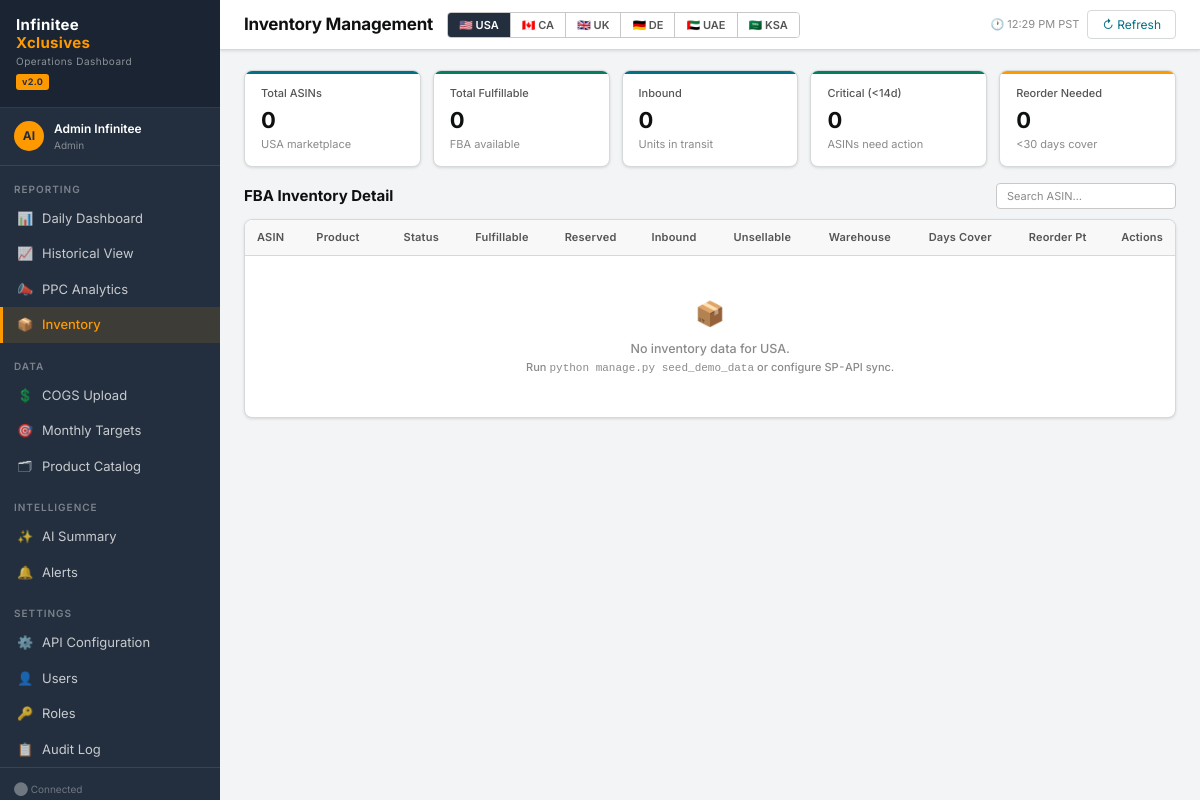
Page /dashboard/inventory/ (signed in) on the committed database.
### apps/users/models.py (models this page shows, shortened)
class User(AbstractBaseUser, PermissionsMixin):
    email        = models.EmailField(unique=True)
    first_name   = models.CharField(max_length=64)
    last_name    = models.CharField(max_length=64)
    role         = models.ForeignKey(Role, on_delete=models.PROTECT,
                                     null=True, blank=True,
                                     related_name='users')
    is_active    = models.BooleanField(default=True)
    is_staff     = models.BooleanField(default=False)
    avatar       = models.ImageField(upload_to='avatars/', null=True, blank=True)
    timezone     = models.CharField(max_length=64, default='America/Los_Angeles')
    phone        = models.CharField(max_length=20, blank=True)
    created_at   = models.DateTimeField(auto_now_add=True)
    updated_at   = models.DateTimeField(auto_now=True)
    last_login_ip = models.GenericIPAddressField(null=True, blank=True)
    login_count  = models.PositiveIntegerField(default=0)
    allowed_marketplaces = models.JSONField(
        default=list,
        help_text='Empty list = all marketplaces allowed'
    )
    USERNAME_FIELD  = 'email'
    REQUIRED_FIELDS = ['first_name', 'last_name']
    objects = UserManager()
    class Meta:
        db_table = 'ix_users'
        ordering = ['email']
    @property
    def full_name(self):
        return f'{self.first_name} {self.last_name}'.strip()
    def has_perm_flag(self, flag: str) -> bool:
        if self.is_superuser:
            return True
        if not self.role:
            return False
        return getattr(self.role, flag, False)
    def can_access_marketplace(self, mp: str) -> bool:
        if self.is_superuser:
            return True
        if not self.allowed_marketplaces:
            return True          # empty = all
        return mp in self.allowed_marketplaces

### apps/dashboard/views_inventory.py (the view)
# urls.py: path('inventory/',               vi.inventory,          name='inventory'),
@login_required
@permission_required('can_view_inventory')
def inventory(request):
    mp = request.GET.get('mp', 'usa')
    if not request.user.can_access_marketplace(mp):
        mp = (request.user.allowed_marketplaces or ['usa'])[0]
    today    = date.today()
    allowed  = request.user.allowed_marketplaces or list(settings.AMAZON_MARKETPLACES.keys())
    base_snapshots = (
        InventorySnapshot.objects
        .filter(product__marketplace=mp)
        .select_related('product')
    )
    latest_snapshots = base_snapshots.filter(date=today).order_by('product__asin')
    if not latest_snapshots.exists():
        latest_date_subquery = (
            InventorySnapshot.objects
            .filter(product=OuterRef('product'))
            .order_by('-date')
            .values('date')[:1]
        )
        latest_snapshots = (
            base_snapshots
            .annotate(_latest_date=Subquery(latest_date_subquery))
            .filter(date=F('_latest_date'))
            .order_by('product__asin')
        )
    alert_counts = {
        'stockout':  sum(1 for s in latest_snapshots if s.stock_alert == 'stockout'),
        'critical':  sum(1 for s in latest_snapshots if s.stock_alert == 'critical'),
        'low':       sum(1 for s in latest_snapshots if s.stock_alert == 'low'),
        'ok':        sum(1 for s in latest_snapshots if s.stock_alert == 'ok'),
    }
    reorder_needed = [s for s in latest_snapshots if float(s.days_cover) < 30]
    inbound_total = sum(s.afn_inbound_working + s.afn_inbound_shipped + s.afn_inbound_receiving
                        for s in latest_snapshots)
    ctx = {
        'snapshots':        latest_snapshots,
        'alert_counts':     alert_counts,
        'reorder_needed':   reorder_needed,
        'inbound_total':    inbound_total,
        'marketplace':      mp,
        'allowed_marketplaces': allowed,
        'today':            today,
    }
    return render(request, 'dashboard/inventory.html', ctx)

### apps/core/context_processors.py (called while the page is built)
def global_context(request):
    ctx = {
        'APP_VERSION': '2.0',
        'MARKETPLACES': list(settings.AMAZON_MARKETPLACES.keys()),
    }
    if request.user.is_authenticated and request.user.role:
        ctx['user_role'] = request.user.role
    return ctx

### apps/core/templatetags/ix_tags.py (called while the page is built)
@register.filter
def has_perm(user, flag):
    if not user or not user.is_authenticated:
        return False
    return user.has_perm_flag(flag)

### templates/dashboard/inventory.html (shortened to what this page needs)
{% extends "base/base.html" %}
{% block nav_inventory %}active{% endblock %}
{% block page_title %}Inventory Management{% endblock %}
{% block topbar_controls %}
<div class="mp-selector">
  {% for mp in allowed_marketplaces %}
  <button class="mp-btn {% if mp == marketplace %}active{% endif %}"
          onclick="location.href='?mp={{ mp }}'">
    {% if mp == 'usa' %}🇺🇸 USA{% elif mp == 'ca' %}🇨🇦 CA{% elif mp == 'uk' %}🇬🇧 UK
    {% elif mp == 'de' %}🇩🇪 DE{% elif mp == 'ae' %}🇦🇪 UAE{% elif mp == 'sa' %}🇸🇦 KSA
    {% else %}{{ mp|upper }}{% endif %}
  </button>
  {% endfor %}
</div>
{% endblock %}
{% block topbar_actions %}
<button class="btn btn-ghost" onclick="doRefresh()">↻ Refresh</button>
{% endblock %}
{% block content %}
<div class="kpi-grid" style="grid-template-columns:repeat(5,1fr);margin-bottom:16px">
  <div class="kpi-card blue">
    <div class="kpi-label">Total ASINs</div>
    <div class="kpi-val">{{ snapshots|length }}</div>
    <div class="kpi-sub text-muted">{{ marketplace|upper }} marketplace</div>
  </div>
  <div class="kpi-card green">
    <div class="kpi-label">Total Fulfillable</div>
    <div class="kpi-val">{{ snapshots|length|default:0 }}</div>
    <div class="kpi-sub text-muted">FBA available</div>
  </div>
  <div class="kpi-card cyan">
    <div class="kpi-label">Inbound</div>
    <div class="kpi-val">{{ inbound_total }}</div>
    <div class="kpi-sub text-muted">Units in transit</div>
  </div>
  <div class="kpi-card {% if alert_counts.critical > 0 %}red{% else %}green{% endif %}">
    <div class="kpi-label">Critical (&lt;14d)</div>
    <div class="kpi-val">{{ alert_counts.critical }}</div>
    <div class="kpi-sub text-muted">ASINs need action</div>
  </div>
  <div class="kpi-card gold">
    <div class="kpi-label">Reorder Needed</div>
    <div class="kpi-val">{{ reorder_needed|length }}</div>
    <div class="kpi-sub text-muted">&lt;30 days cover</div>
  </div>
</div>
<div style="display:flex;align-items:center;justify-content:space-between;margin-bottom:10px">
  <div class="section-title">FBA Inventory Detail</div>
  <input type="text" class="form-control" style="width:180px;padding:5px 10px;font-size:11px"
         placeholder="Search ASIN…" oninput="filterTable(this.value)">
</div>
<div class="table-wrap">
  <table id="invTable">
    <thead>
      <tr>
        <th style="text-align:left">ASIN</th>
        <th style="text-align:left">Product</th>
        <th>Status</th>
        <th>Fulfillable</th>
        <th>Reserved</th>
        <th>Inbound</th>
        <th>Unsellable</th>
        <th>Warehouse</th>
        <th>Days Cover</th>
        <th>Reorder Pt</th>
        <th>Actions</th>
      </tr>
    </thead>
    <tbody>
      {% for snap in snapshots %}
      <tr data-pk="{{ snap.product.pk }}">
        <td class="mono">{{ snap.product.asin }}</td>
        <td style="text-align:left;color:var(--text2);max-width:180px;overflow:hidden;text-overflow:ellipsis;white-space:nowrap">
          {{ snap.product.title }}
        </td>
        <td>
          {% if snap.stock_alert == 'stockout' %}
            <span class="badge badge-red">STOCKOUT</span>
          {% elif snap.stock_alert == 'critical' %}
            <span class="badge badge-red">CRITICAL</span>
          {% elif snap.stock_alert == 'low' %}
            <span class="badge badge-gold">LOW</span>
          {% else %}
            <span class="badge badge-green">OK</span>
          {% endif %}
        </td>
        <td><b>{{ snap.afn_fulfillable }}</b></td>
        <td style="color:var(--text3)">{{ snap.afn_reserved }}</td>
        <td style="color:var(--cyan)">
          {{ snap.afn_inbound_working|add:snap.afn_inbound_shipped|add:snap.afn_inbound_receiving }}
        </td>
        <td style="color:var(--red)">{{ snap.afn_unsellable }}</td>
        <td>
          <span class="editable-wh" data-pk="{{ snap.product.pk }}">{{ snap.warehouse_stock }}</span>
        </td>
        <td>
          <span class="{% if snap.days_cover < 14 %}dn{% elif snap.days_cover < 30 %}neutral{% else %}up{% endif %}">
            {{ snap.days_cover|floatformat:0 }}d
          </span>
        </td>
        <td class="mono" style="font-size:10px;color:var(--text3)">{{ snap.reorder_point }}</td>
        <td>
          <button class="btn btn-ghost btn-sm" onclick="showHistory({{ snap.product.pk }}, '{{ snap.product.asin }}')">
            Trend
          </button>
        </td>
      </tr>
      {% empty %}
      <tr><td colspan="11" style="text-align:center;padding:40px;color:var(--text3)">
        <div style="font-size:24px;margin-bottom:8px">📦</div>
        No inventory data for {{ marketplace|upper }}.<br>
        <span style="font-size:11px">Run <code>python manage.py seed_demo_data</code> or configure SP-API sync.</span>
      </td></tr>
      {% endfor %}
    </tbody>
  </table>
</div>
{% endblock %}

### templates/base/base.html (shortened to what this page needs)
{% load ix_tags %}<!DOCTYPE html>
<html lang="en">
<head>
</head>
<body>
{% if user.is_authenticated %}
<aside class="sidebar">
  <div class="brand">
    <div class="brand-logo">Infinitee<br><span>Xclusives</span></div>
    <div class="brand-sub">Operations Dashboard</div>
    <div class="brand-badge">v2.0</div>
  </div>
  <div class="sidebar-user">
    <div class="sidebar-avatar">{{ user.first_name.0 }}{{ user.last_name.0 }}</div>
    <div>
      <div class="sidebar-uname">{{ user.full_name }}</div>
      <div class="sidebar-urole">{{ user.role.name|default:"Admin" }}</div>
    </div>
  </div>
  <div class="nav-section">Reporting</div>
  <a href="{% url 'dashboard:index' %}" class="nav-item {% block nav_dashboard %}{% endblock %}">
    <span class="nav-icon">📊</span> Daily Dashboard
  </a>
  {% if user|has_perm:'can_view_historical' %}
  <a href="{% url 'dashboard:historical' %}" class="nav-item {% block nav_history %}{% endblock %}">
    <span class="nav-icon">📈</span> Historical View
  </a>
  {% endif %}
  {% if user|has_perm:'can_view_ppc' %}
  <a href="{% url 'dashboard:ppc' %}" class="nav-item {% block nav_ppc %}{% endblock %}">
    <span class="nav-icon">📣</span> PPC Analytics
  </a>
  {% endif %}
  {% if user|has_perm:'can_view_inventory' %}
  <a href="{% url 'dashboard:inventory' %}" class="nav-item {% block nav_inventory %}{% endblock %}">
    <span class="nav-icon">📦</span> Inventory
  </a>
  {% endif %}
  <div class="nav-section">Data</div>
  {% if user|has_perm:'can_manage_cogs' %}
  <a href="{% url 'dashboard:cogs' %}" class="nav-item {% block nav_cogs %}{% endblock %}">
    <span class="nav-icon">💲</span> COGS Upload
  </a>
  {% endif %}
  {% if user|has_perm:'can_manage_targets' %}
  <a href="{% url 'dashboard:targets' %}" class="nav-item {% block nav_targets %}{% endblock %}">
    <span class="nav-icon">🎯</span> Monthly Targets
  </a>
  {% endif %}
  {% if user|has_perm:'can_manage_catalog' %}
  <a href="{% url 'dashboard:catalog' %}" class="nav-item {% block nav_catalog %}{% endblock %}">
    <span class="nav-icon">🗂</span> Product Catalog
  </a>
  {% endif %}
  <div class="nav-section">Intelligence</div>
  {% if user|has_perm:'can_generate_ai_summary' %}
  <a href="{% url 'dashboard:summary' %}" class="nav-item {% block nav_summary %}{% endblock %}">
    <span class="nav-icon">✨</span> AI Summary
  </a>
  {% endif %}
  <a href="{% url 'dashboard:alerts' %}" class="nav-item {% block nav_alerts %}{% endblock %}" id="alertsNavItem">
    <span class="nav-icon">🔔</span> Alerts
  </a>
  {% if user|has_perm:'can_configure_api' %}
  <div class="nav-section">Settings</div>
  <a href="{% url 'amazon_api:list' %}" class="nav-item {% block nav_api %}{% endblock %}">
    <span class="nav-icon">⚙️</span> API Configuration
  </a>
  {% endif %}
  {% if user|has_perm:'can_manage_users' %}
  <a href="{% url 'users:list' %}" class="nav-item {% block nav_users %}{% endblock %}">
    <span class="nav-icon">👤</span> Users
  </a>
  <a href="{% url 'users:roles' %}" class="nav-item {% block nav_roles %}{% endblock %}">
    <span class="nav-icon">🔑</span> Roles
  </a>
  {% endif %}
  {% if user|has_perm:'can_view_audit_log' %}
  <a href="{% url 'users:audit' %}" class="nav-item {% block nav_audit %}{% endblock %}">
    <span class="nav-icon">📋</span> Audit Log
  </a>
  {% endif %}
  <div class="sidebar-footer">
    <div id="sidebarStatus" style="margin-bottom:6px">⬤ Connected</div>
  </div>
</aside>
<main class="main">
  <div class="topbar">
    <div class="topbar-left">
      <div class="page-title">{% block page_title %}Dashboard{% endblock %}</div>
      {% block topbar_controls %}{% endblock %}
    </div>
    <div class="topbar-right">
      <span id="mpClock" style="font-size:11px;color:var(--text3)"></span>
      {% block topbar_actions %}{% endblock %}
    </div>
  </div>
  <div class="content page-fade">
    {% block content %}{% endblock %}
  </div>
</main>
{% else %}
{% block auth_content %}{% endblock %}
{% endif %}
</body>
</html>

### rows in the picture
User: first_name.0 "A", last_name.0 "I", full_name "Admin Infinitee", role.name "Admin"

### other values in the picture
{{ snapshots|length }} "0"
{{ marketplace|upper }} "USA"
{{ snapshots|length|default:0 }} "0"
{{ inbound_total }} "0"
{{ alert_counts.critical }} "0"
{{ reorder_needed|length }} "0"
